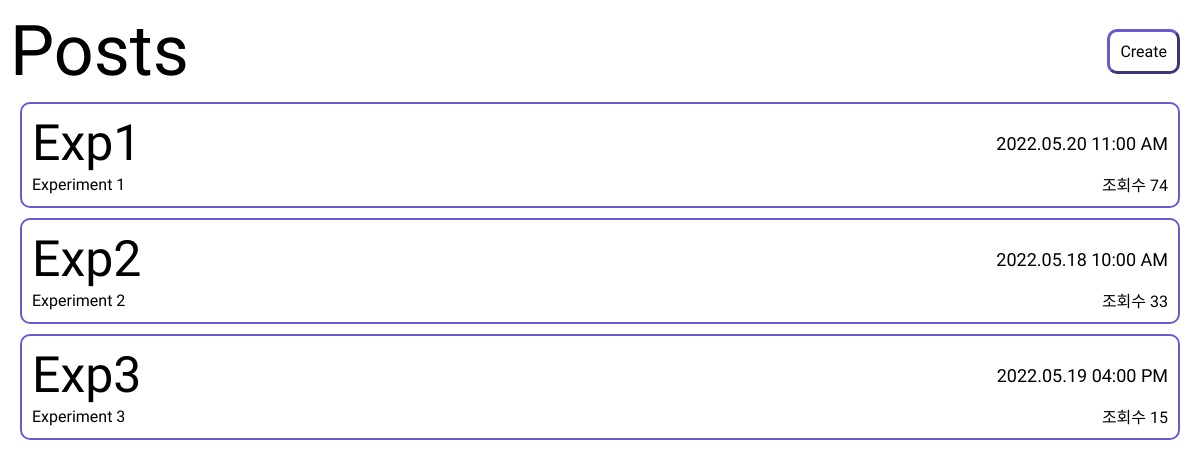
The page / on the database its author committed.
### postapp/models.py (models this page shows)
class Post(models.Model):
    title = models.CharField(max_length=50)
    content = models.TextField()
    event_time = models.DateTimeField(default = timezone.now)
    numviews = models.PositiveIntegerField(default=0)

### postapp/views.py (the view)
# urls.py: path('', views.main, name = "main"),
def main(request):
    posts = Post.objects.all()
    return render(request, 'main.html', {'posts':posts})

### postapp/templates/main.html (shortened to what this page needs)
<!DOCTYPE html>
<html lang="en">
<head>
    {% load static %}
    <link rel="stylesheet" href="{% static 'style.css' %}">
</head>
<body>
    <div class="head">
        <div class="headfont">Posts</div>
        <div class="button-create">
            <a href="{% url 'createPost' %}" type="submit" class="link b-create">Create</a>
        </div>
    </div>
    {% for post in posts %}
        <div class = "posts">
            <div class="upbox">
                <a href = "{% url 'detail' post.pk %}" class="post-title xl"> {{post.title}} </a>
                <span class="post-eventtime l">{{post.event_time|date:'Y.m.d h:i A'}}</span>
            </div>
            <div class="downbox">
                <div class="post-content">{{post.content}}</div>
                <div class="post-views">
                    <span>조회수</span>
                    <span>{{post.numviews}}</span>
                </div>
            </div>
        </div>
    {% endfor %}
</body>
</html>

### postapp/static/style.css (style rules this page uses)
body { font-family: 'IBM Plex Sans KR', sans-serif; margin:10px; }
a:link { color:black; text-decoration: none; }
.headfont { font-family: 'East Sea Dokdo', cursive; font-size: 70px; font-weight: 500; }
.xl { font-size: x-large; }
.l { font-size: large; }
.posts { display: flex; flex-direction: column; margin: 10px; padding:10px; border: 2px solid slateblue; border-radius: 10px; justify-content: space-between; }
.upbox { display: flex; flex-direction: row; justify-content: space-between; align-items: center; }
.downbox { display: flex; flex-direction: row; justify-content: space-between; align-items: center; }
.post-title { font-family: 'East Sea Dokdo', cursive; font-size: 50px; }
.head { display: flex; flex-direction: row; justify-content: space-between; align-items: center; }
.link { margin:0 10px; padding:10px; border-radius: 10px; border: 3px; border-style:outset; }
.b-create { border-color: slateblue; }

### rows shown on the page
Post: title "Exp1", event_time "2022.05.20 11:00 AM", content "Experiment 1", numviews "74"
Post: title "Exp2", event_time "2022.05.18 10:00 AM", content "Experiment 2", numviews "33"
Post: title "Exp3", event_time "2022.05.19 04:00 PM", content "Experiment 3", numviews "15"
